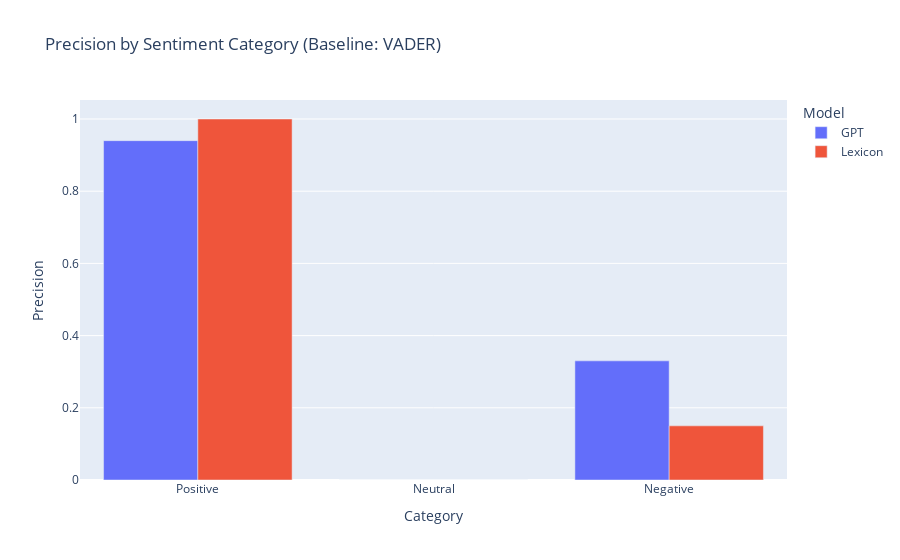
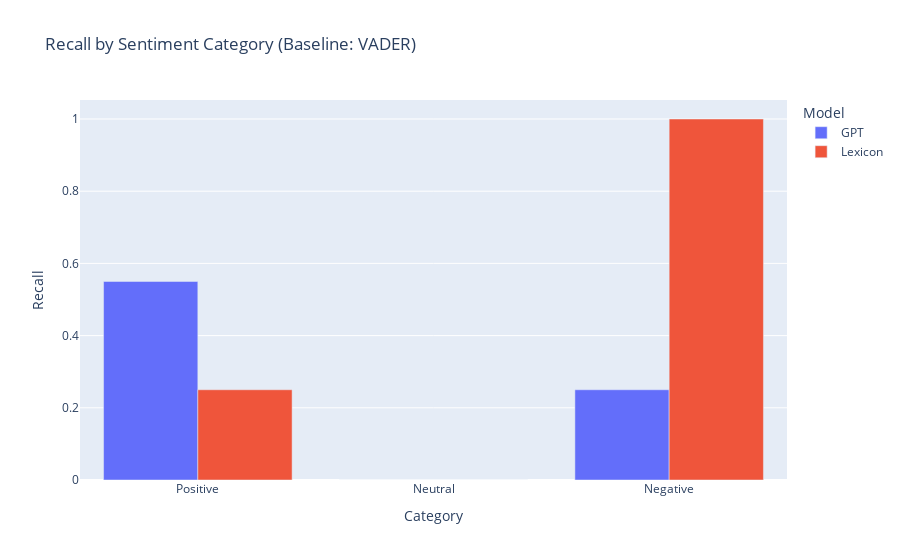
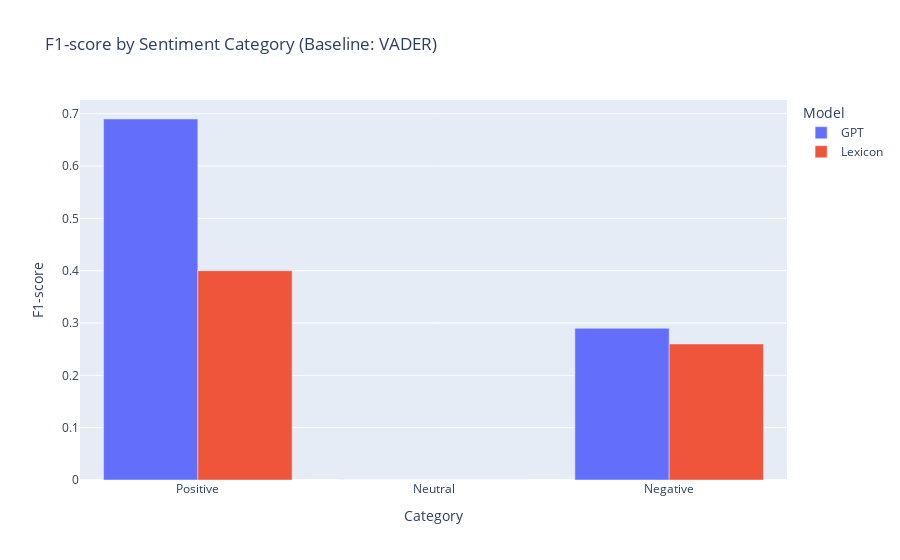

The cell these charts' notebook holds for them, in order:
### Code cell
# 15. Visualize per-class metrics
for metric in ["Precision", "Recall", "F1-score"]:
    fig = px.bar(df_metrics, x="Category", y=metric, color="Model", barmode="group",
                 title=f"{metric} by Sentiment Category (Baseline: VADER)")
    fig.show()

### Figure 1 — Plotly figure (JSON) as saved in the notebook; plotly's stock layout.template omitted (floating-point values rounded to 4 significant figures)
{"data": [{"alignmentgroup": "True", "hovertemplate": "Model=GPT<br>Category=%{x}<br>Precision=%{y}<extra></extra>", "legendgroup": "GPT", "marker": {"color": "#636efa", "pattern": {"shape": ""}}, "name": "GPT", "offsetgroup": "GPT", "orientation": "v", "showlegend": true, "textposition": "auto", "type": "bar", "x": ["Positive", "Neutral", "Negative"], "xaxis": "x", "y": [0.94, 0, 0.33], "yaxis": "y"}, {"alignmentgroup": "True", "hovertemplate": "Model=Lexicon<br>Category=%{x}<br>Precision=%{y}<extra></extra>", "legendgroup": "Lexicon", "marker": {"color": "#EF553B", "pattern": {"shape": ""}}, "name": "Lexicon", "offsetgroup": "Lexicon", "orientation": "v", "showlegend": true, "textposition": "auto", "type": "bar", "x": ["Positive", "Neutral", "Negative"], "xaxis": "x", "y": [1, 0, 0.15], "yaxis": "y"}], "layout": {"barmode": "group", "legend": {"title": {"text": "Model"}, "tracegroupgap": 0}, "title": {"text": "Precision by Sentiment Category (Baseline: VADER)"}, "xaxis": {"anchor": "y", "domain": [0, 1], "title": {"text": "Category"}}, "yaxis": {"anchor": "x", "domain": [0, 1], "title": {"text": "Precision"}}}}

### Figure 2 — Plotly figure (JSON) as saved in the notebook; plotly's stock layout.template omitted (floating-point values rounded to 4 significant figures)
{"data": [{"alignmentgroup": "True", "hovertemplate": "Model=GPT<br>Category=%{x}<br>Recall=%{y}<extra></extra>", "legendgroup": "GPT", "marker": {"color": "#636efa", "pattern": {"shape": ""}}, "name": "GPT", "offsetgroup": "GPT", "orientation": "v", "showlegend": true, "textposition": "auto", "type": "bar", "x": ["Positive", "Neutral", "Negative"], "xaxis": "x", "y": [0.55, 0, 0.25], "yaxis": "y"}, {"alignmentgroup": "True", "hovertemplate": "Model=Lexicon<br>Category=%{x}<br>Recall=%{y}<extra></extra>", "legendgroup": "Lexicon", "marker": {"color": "#EF553B", "pattern": {"shape": ""}}, "name": "Lexicon", "offsetgroup": "Lexicon", "orientation": "v", "showlegend": true, "textposition": "auto", "type": "bar", "x": ["Positive", "Neutral", "Negative"], "xaxis": "x", "y": [0.25, 0, 1], "yaxis": "y"}], "layout": {"barmode": "group", "legend": {"title": {"text": "Model"}, "tracegroupgap": 0}, "title": {"text": "Recall by Sentiment Category (Baseline: VADER)"}, "xaxis": {"anchor": "y", "domain": [0, 1], "title": {"text": "Category"}}, "yaxis": {"anchor": "x", "domain": [0, 1], "title": {"text": "Recall"}}}}

### Figure 3 — Plotly figure (JSON) as saved in the notebook; plotly's stock layout.template omitted (floating-point values rounded to 4 significant figures)
{"data": [{"alignmentgroup": "True", "hovertemplate": "Model=GPT<br>Category=%{x}<br>F1-score=%{y}<extra></extra>", "legendgroup": "GPT", "marker": {"color": "#636efa", "pattern": {"shape": ""}}, "name": "GPT", "offsetgroup": "GPT", "orientation": "v", "showlegend": true, "textposition": "auto", "type": "bar", "x": ["Positive", "Neutral", "Negative"], "xaxis": "x", "y": [0.69, 0, 0.29], "yaxis": "y"}, {"alignmentgroup": "True", "hovertemplate": "Model=Lexicon<br>Category=%{x}<br>F1-score=%{y}<extra></extra>", "legendgroup": "Lexicon", "marker": {"color": "#EF553B", "pattern": {"shape": ""}}, "name": "Lexicon", "offsetgroup": "Lexicon", "orientation": "v", "showlegend": true, "textposition": "auto", "type": "bar", "x": ["Positive", "Neutral", "Negative"], "xaxis": "x", "y": [0.4, 0, 0.26], "yaxis": "y"}], "layout": {"barmode": "group", "legend": {"title": {"text": "Model"}, "tracegroupgap": 0}, "title": {"text": "F1-score by Sentiment Category (Baseline: VADER)"}, "xaxis": {"anchor": "y", "domain": [0, 1], "title": {"text": "Category"}}, "yaxis": {"anchor": "x", "domain": [0, 1], "title": {"text": "F1-score"}}}}
